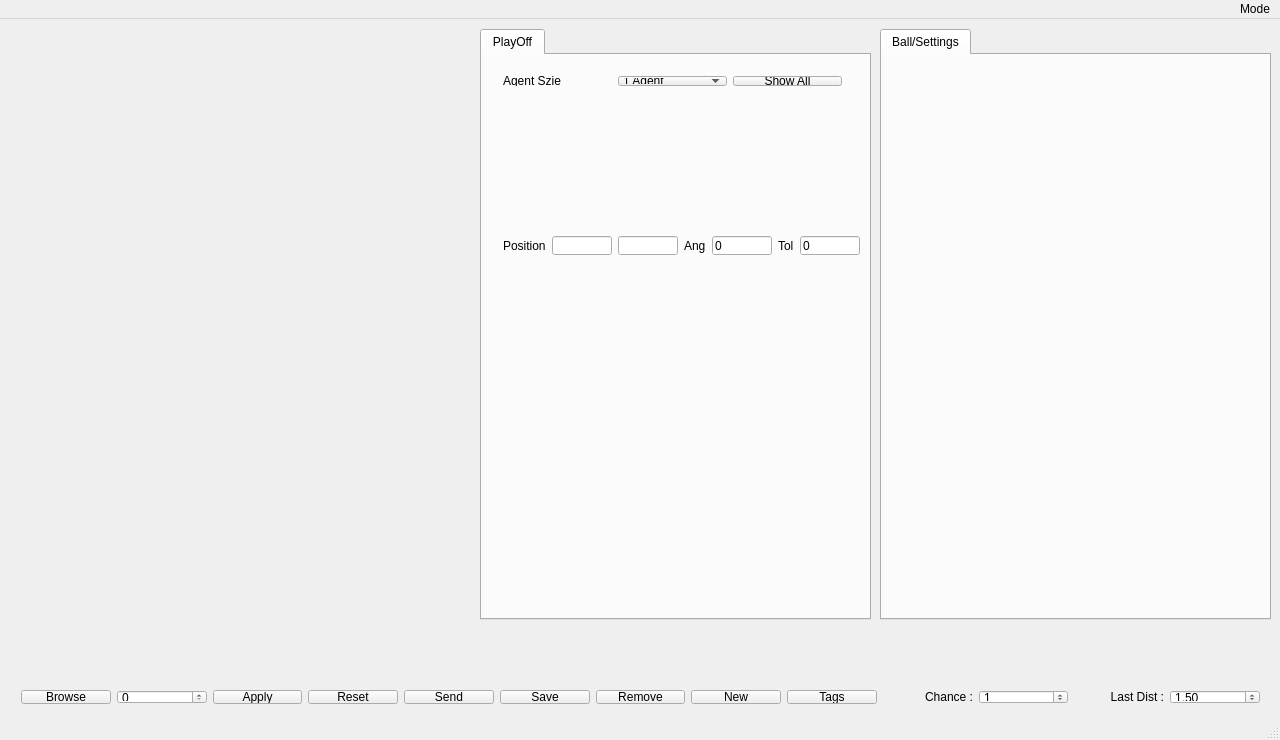
<?xml version="1.0" encoding="UTF-8"?>
<ui version="4.0">
 <class>MainWindow</class>
 <widget class="QMainWindow" name="MainWindow">
  <property name="geometry">
   <rect>
    <x>0</x>
    <y>0</y>
    <width>1280</width>
    <height>740</height>
   </rect>
  </property>
  <property name="minimumSize">
   <size>
    <width>1280</width>
    <height>740</height>
   </size>
  </property>
  <property name="maximumSize">
   <size>
    <width>1280</width>
    <height>740</height>
   </size>
  </property>
  <property name="baseSize">
   <size>
    <width>1280</width>
    <height>740</height>
   </size>
  </property>
  <property name="windowTitle">
   <string>MainWindow</string>
  </property>
  <widget class="QWidget" name="centralWidget">
   <widget class="QLabel" name="field">
    <property name="geometry">
     <rect>
      <x>10</x>
      <y>10</y>
      <width>351</width>
      <height>655</height>
     </rect>
    </property>
    <property name="text">
     <string/>
    </property>
   </widget>
   <widget class="QTabWidget" name="tabWidget">
    <property name="geometry">
     <rect>
      <x>880</x>
      <y>10</y>
      <width>391</width>
      <height>591</height>
     </rect>
    </property>
    <property name="focusPolicy">
     <enum>Qt::NoFocus</enum>
    </property>
    <property name="layoutDirection">
     <enum>Qt::LeftToRight</enum>
    </property>
    <property name="currentIndex">
     <number>0</number>
    </property>
    <widget class="QWidget" name="tab">
     <attribute name="title">
      <string>Ball/Settings</string>
     </attribute>
    </widget>
   </widget>
   <widget class="QLabel" name="ballLabel">
    <property name="geometry">
     <rect>
      <x>1160</x>
      <y>616</y>
      <width>67</width>
      <height>41</height>
     </rect>
    </property>
    <property name="text">
     <string/>
    </property>
   </widget>
   <widget class="QTabWidget" name="POtabWidget">
    <property name="geometry">
     <rect>
      <x>480</x>
      <y>10</y>
      <width>391</width>
      <height>591</height>
     </rect>
    </property>
    <property name="focusPolicy">
     <enum>Qt::NoFocus</enum>
    </property>
    <property name="currentIndex">
     <number>0</number>
    </property>
    <widget class="QWidget" name="tab_7">
     <attribute name="title">
      <string>PlayOff</string>
     </attribute>
     <widget class="QWidget" name="layoutWidget">
      <property name="geometry">
       <rect>
        <x>10</x>
        <y>10</y>
        <width>361</width>
        <height>32</height>
       </rect>
      </property>
      <layout class="QHBoxLayout" name="horizontalLayout">
       <item>
        <widget class="QLabel" name="label_2">
         <property name="text">
          <string>Agent Szie</string>
         </property>
        </widget>
       </item>
       <item>
        <widget class="QComboBox" name="comboBox_2">
         <item>
          <property name="text">
           <string>1 Agent</string>
          </property>
         </item>
         <item>
          <property name="text">
           <string>2 Agent</string>
          </property>
         </item>
         <item>
          <property name="text">
           <string>3 Agent</string>
          </property>
         </item>
         <item>
          <property name="text">
           <string>4 Agent</string>
          </property>
         </item>
         <item>
          <property name="text">
           <string>5 Agent</string>
          </property>
         </item>
         <item>
          <property name="text">
           <string>6 Agent</string>
          </property>
         </item>
        </widget>
       </item>
       <item>
        <widget class="QPushButton" name="POBtn">
         <property name="text">
          <string>Show All</string>
         </property>
        </widget>
       </item>
      </layout>
     </widget>
     <widget class="QWidget" name="layoutWidget">
      <property name="geometry">
       <rect>
        <x>10</x>
        <y>170</y>
        <width>379</width>
        <height>41</height>
       </rect>
      </property>
      <layout class="QHBoxLayout" name="horizontalLayout_2">
       <item>
        <widget class="QLabel" name="label">
         <property name="text">
          <string>Position</string>
         </property>
        </widget>
       </item>
       <item>
        <widget class="QLineEdit" name="POTBPosX"/>
       </item>
       <item>
        <widget class="QLineEdit" name="POTBPosY"/>
       </item>
       <item>
        <widget class="QLabel" name="label_3">
         <property name="text">
          <string>Ang</string>
         </property>
        </widget>
       </item>
       <item>
        <widget class="QLineEdit" name="POTBPosAng">
         <property name="text">
          <string>0</string>
         </property>
        </widget>
       </item>
       <item>
        <widget class="QLabel" name="label_4">
         <property name="text">
          <string>Tol</string>
         </property>
        </widget>
       </item>
       <item>
        <widget class="QLineEdit" name="POTBPosTol">
         <property name="text">
          <string>0</string>
         </property>
        </widget>
       </item>
      </layout>
     </widget>
    </widget>
   </widget>
   <widget class="QWidget" name="horizontalLayoutWidget">
    <property name="geometry">
     <rect>
      <x>10</x>
      <y>660</y>
      <width>1261</width>
      <height>36</height>
     </rect>
    </property>
    <layout class="QHBoxLayout" name="horizontalLayout_3">
     <item>
      <widget class="QPushButton" name="browseBtn">
       <property name="text">
        <string>Browse</string>
       </property>
      </widget>
     </item>
     <item>
      <widget class="QSpinBox" name="spinBox">
       <property name="focusPolicy">
        <enum>Qt::NoFocus</enum>
       </property>
       <property name="minimum">
        <number>0</number>
       </property>
       <property name="maximum">
        <number>999</number>
       </property>
       <property name="value">
        <number>0</number>
       </property>
      </widget>
     </item>
     <item>
      <widget class="QPushButton" name="addBtn">
       <property name="text">
        <string>Apply</string>
       </property>
      </widget>
     </item>
     <item>
      <widget class="QPushButton" name="resetBtn">
       <property name="text">
        <string>Reset</string>
       </property>
      </widget>
     </item>
     <item>
      <widget class="QPushButton" name="Send">
       <property name="text">
        <string>Send</string>
       </property>
      </widget>
     </item>
     <item>
      <widget class="QPushButton" name="saveBtn">
       <property name="text">
        <string>Save</string>
       </property>
      </widget>
     </item>
     <item>
      <widget class="QPushButton" name="removeBtn">
       <property name="text">
        <string>Remove</string>
       </property>
      </widget>
     </item>
     <item>
      <widget class="QPushButton" name="newBtn">
       <property name="text">
        <string>New</string>
       </property>
      </widget>
     </item>
     <item>
      <widget class="QPushButton" name="tagsBtn">
       <property name="text">
        <string>Tags</string>
       </property>
      </widget>
     </item>
     <item>
      <widget class="QLabel" name="label_5">
       <property name="text">
        <string>Chance :</string>
       </property>
       <property name="alignment">
        <set>Qt::AlignRight|Qt::AlignTrailing|Qt::AlignVCenter</set>
       </property>
      </widget>
     </item>
     <item>
      <widget class="QSpinBox" name="spinBox_2">
       <property name="value">
        <number>1</number>
       </property>
      </widget>
     </item>
     <item>
      <widget class="QLabel" name="label_6">
       <property name="text">
        <string>Last Dist :</string>
       </property>
       <property name="alignment">
        <set>Qt::AlignRight|Qt::AlignTrailing|Qt::AlignVCenter</set>
       </property>
      </widget>
     </item>
     <item>
      <widget class="QDoubleSpinBox" name="doubleSpinBox">
       <property name="singleStep">
        <double>0.100000000000000</double>
       </property>
       <property name="value">
        <double>1.500000000000000</double>
       </property>
      </widget>
     </item>
    </layout>
   </widget>
  </widget>
  <widget class="QStatusBar" name="statusBar"/>
  <widget class="QMenuBar" name="menuBar">
   <property name="geometry">
    <rect>
     <x>0</x>
     <y>0</y>
     <width>1280</width>
     <height>22</height>
    </rect>
   </property>
   <property name="layoutDirection">
    <enum>Qt::RightToLeft</enum>
   </property>
   <property name="nativeMenuBar">
    <bool>true</bool>
   </property>
   <widget class="QMenu" name="menuMode">
    <property name="contextMenuPolicy">
     <enum>Qt::DefaultContextMenu</enum>
    </property>
    <property name="layoutDirection">
     <enum>Qt::RightToLeft</enum>
    </property>
    <property name="tearOffEnabled">
     <bool>false</bool>
    </property>
    <property name="title">
     <string>Mode</string>
    </property>
    <addaction name="actionPlayOn"/>
    <addaction name="actionPlayOff"/>
   </widget>
   <addaction name="menuMode"/>
  </widget>
  <action name="actionPlayOn">
   <property name="checkable">
    <bool>true</bool>
   </property>
   <property name="text">
    <string>PlayOn</string>
   </property>
   <property name="shortcut">
    <string>Ctrl+N</string>
   </property>
   <property name="priority">
    <enum>QAction::NormalPriority</enum>
   </property>
  </action>
  <action name="actionPlayOff">
   <property name="checkable">
    <bool>true</bool>
   </property>
   <property name="text">
    <string>PlayOff</string>
   </property>
   <property name="shortcut">
    <string>Ctrl+M</string>
   </property>
  </action>
 </widget>
 <layoutdefault spacing="6" margin="11"/>
 <resources/>
 <connections/>
</ui>
